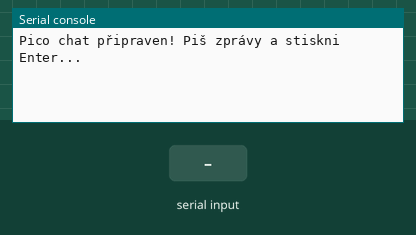
Simulated run of this program. Board: Raspberry Pi Pico running MicroPython. On the bench: the last lines printed to the serial console. The test bench sets the inputs (shaded band).

Above: at 1.2 s.
1.3 s: "1" typed at the serial console, then Enter
At 2.0 s:
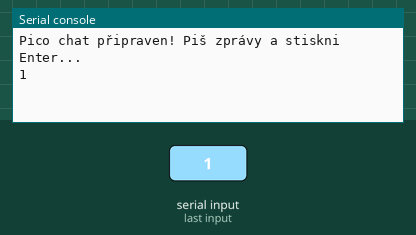
2.8 s: "0" typed at the serial console, then Enter
At 3.2 s:
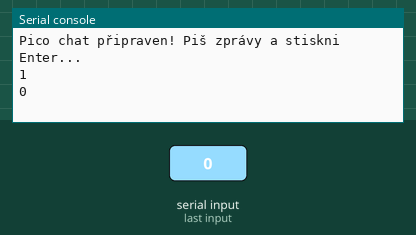

The program:

main.py
```python
from machine import UART, Pin
import time

uart = UART(0, baudrate=9600, tx=Pin(0), rx=Pin(1))

print("Pico chat připraven! Piš zprávy a stiskni Enter...")

while True:
    # Kontrola příchozích zpráv (non-blocking)
    if uart.any():
        data = uart.read().decode("utf-8").strip()
        if data:
            print("Druhé Pico říká:", data)

    # Kontrola vstupu od uživatele
    try:
        message = input()  # blokuje, dokud nenapíšeš
        if message:
            uart.write((message + "\n").encode('utf-8'))
    except KeyboardInterrupt:
        break
```

Measured:
- after the input at 1.3 s, the serial console: prints a new line at once (image 1)
- after the input at 2.8 s, the serial console: prints a new line at once (image 2)
